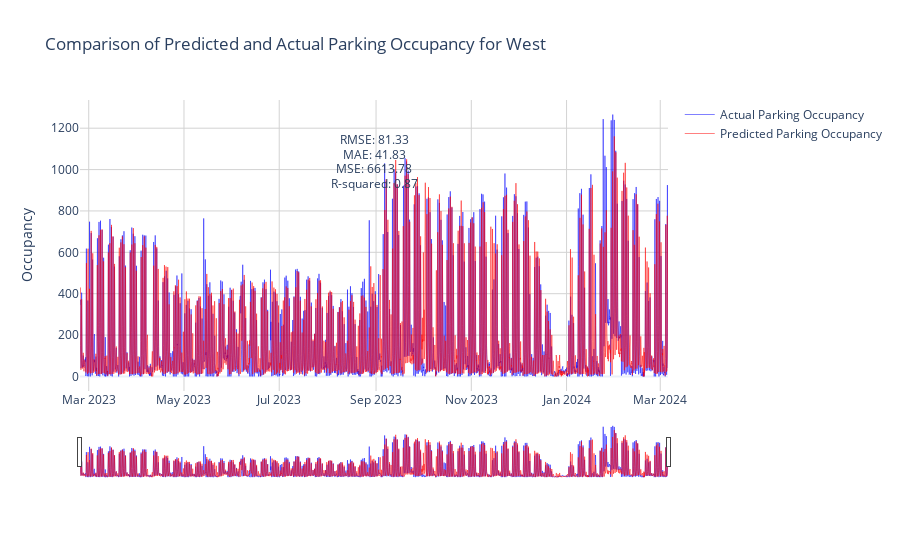

The code cell stored with this chart in its notebook:
### Code cell
import plotly.graph_objects as go


# Create a new figure
fig = go.Figure()


# Add trace for the actual values
fig.add_trace(go.Scatter(x=testing_actual_vs_pred_df.index, y=testing_actual_vs_pred_df['Actual'],
                         name='Actual Parking Occupancy',
                         line=dict(color='blue', width=0.5),
                         hovertemplate='<b>Date</b>: %{x|%m-%d-%Y}<br>' +
                                       '<b>Actual Occupancy</b>: %{y}<br>' +
                                       '<b>Day of Week</b>: %{x| %A}<extra></extra>'))


# Add trace for the predicted values
fig.add_trace(go.Scatter(x=testing_actual_vs_pred_df.index, y=testing_actual_vs_pred_df['Predicted'],
                         name='Predicted Parking Occupancy',
                         line=dict(color='red', width=0.5),
                         hovertemplate='<b>Date</b>: %{x|%m-%d-%Y}<br>' +
                                       '<b>Predicted Occupancy</b>: %{y}<br>' +
                                       '<b>Day of Week</b>: %{x| %A}<extra></extra>'))


# Update layout
fig.update_layout(
    title=f'Comparison of Predicted and Actual Parking Occupancy for {parking_lot_to_predict}',
    xaxis=dict(
        rangeslider=dict(visible=True),
        type='date'
    ),
    yaxis_title='Occupancy',
    template='plotly_white',
    annotations=[
        dict(xref='paper', yref='paper', x=0.5, y=0.9,
             text=f'RMSE: {rmse:.2f}', showarrow=False),
        dict(xref='paper', yref='paper', x=0.5, y=0.85,
             text=f'MAE: {mae:.2f}', showarrow=False),
        dict(xref='paper', yref='paper', x=0.5, y=0.8,
             text=f'MSE: {mse:.2f}', showarrow=False),
        dict(xref='paper', yref='paper', x=0.5, y=0.75,
             text=f'R-squared: {r2:.2f}', showarrow=False)
    ]
)

# Update axes appearance
fig.update_xaxes(showgrid=True, gridwidth=1, gridcolor='lightgrey')
fig.update_yaxes(showgrid=True, gridwidth=1, gridcolor='lightgrey')

# Show the plot
fig.show()

### Figure 1 — Plotly figure (JSON) as saved in the notebook; plotly's stock layout.template omitted (floating-point values rounded to 4 significant figures; data arrays with more than 128 entries replaced by an {"elided": "..."} marker saying what was removed)
{"data": [{"hovertemplate": "<b>Date</b>: %{x|%m-%d-%Y}<br><b>Actual Occupancy</b>: %{y}<br><b>Day of Week</b>: %{x| %A}<extra></extra>", "line": {"color": "blue", "width": 0.5}, "name": "Actual Parking Occupancy", "type": "scatter", "x": {"elided": "9038 str values"}, "y": {"elided": "9038 int values"}}, {"hovertemplate": "<b>Date</b>: %{x|%m-%d-%Y}<br><b>Predicted Occupancy</b>: %{y}<br><b>Day of Week</b>: %{x| %A}<extra></extra>", "line": {"color": "red", "width": 0.5}, "name": "Predicted Parking Occupancy", "type": "scatter", "x": {"elided": "9038 str values"}, "y": {"elided": "9038 float values"}}], "layout": {"annotations": [{"showarrow": false, "text": "RMSE: 81.33", "x": 0.5, "xref": "paper", "y": 0.9, "yref": "paper"}, {"showarrow": false, "text": "MAE: 41.83", "x": 0.5, "xref": "paper", "y": 0.85, "yref": "paper"}, {"showarrow": false, "text": "MSE: 6613.78", "x": 0.5, "xref": "paper", "y": 0.8, "yref": "paper"}, {"showarrow": false, "text": "R-squared: 0.87", "x": 0.5, "xref": "paper", "y": 0.75, "yref": "paper"}], "title": {"text": "Comparison of Predicted and Actual Parking Occupancy for West"}, "xaxis": {"gridcolor": "lightgrey", "gridwidth": 1, "rangeslider": {"visible": true}, "showgrid": true, "type": "date"}, "yaxis": {"gridcolor": "lightgrey", "gridwidth": 1, "showgrid": true, "title": {"text": "Occupancy"}}}}
